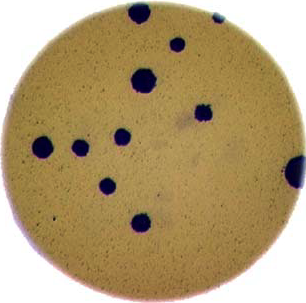
#> input picture data/colonies-01.tif, 306 x 303 px
$ jupyter execute morphometrics_count_bacteria_colonies.ipynb   (shell and % lines are left out)
#> lines starting #> are read from the running program, lines starting #| are printed output that depends on the picture; after the words box and inside, x2 and y2 are one past the last pixel; in counts of white or black regions, pixels touching at a corner belong together
[cell 1]
import skimage.io
import matplotlib.pyplot as plt
from skimage.io import imread, imsave
import numpy as np

[cell 2]
colony = imread('data/colonies-01.tif')
#> colony is the input picture: shape (303, 306, 3); mean R, G, B 177.7, 155.8, 113.9
plt.subplots()
plt.imshow(colony)

[cell 3]
colony_gray = skimage.color.rgb2gray(colony)
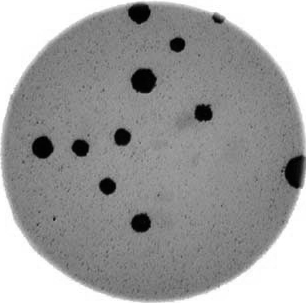
#> colony_gray: shape (303, 306) float64; min 0.00223, max 1, mean 0.617
plt.subplots()
plt.imshow(colony_gray,cmap='gray')

[cell 4]
blurred_image = skimage.filters.gaussian(colony_gray,sigma=0.5)
plt.subplots()
plt.imshow(blurred_image,cmap='gray')

[cell 5]
histogram,bin_edges = np.histogram(blurred_image,bins=256,range=(0,1))
#> histogram = 256 values, max 16778 at index 255, min 0 at index 0, mean 362.2; bin_edges = 257 values from 0 to 1
plt.subplots()
plt.plot(bin_edges[0:-1],histogram)
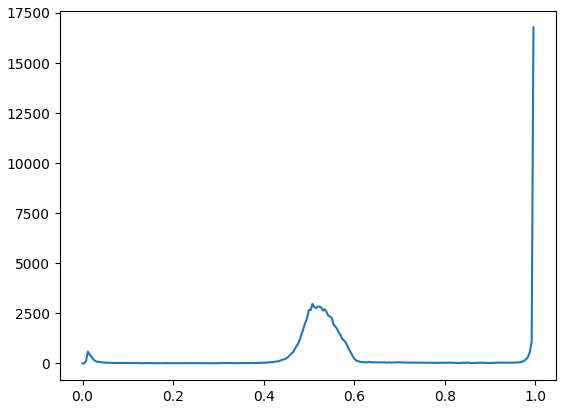
#> figure drawn by matplotlib, 1 panel; curve peaks at x = 0.996, y = 16778

[cell 6]
th = skimage.filters.threshold_multiotsu(blurred_image)
#> th = [0.295, 0.757]
binary_mask = (blurred_image<th[0])
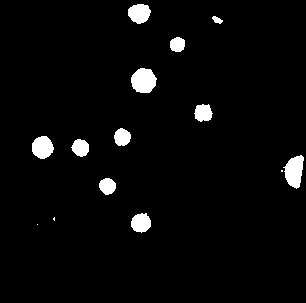
#> binary_mask: shape (303, 306) bool; 3.4% white; 14 white regions (3 under 20 px)
plt.subplots()
plt.imshow(binary_mask,cmap='gray')

[cell 7]
labeled_image, count = skimage.measure.label(binary_mask,
                                                 connectivity=2, return_num=True)
#> labeled_image: shape (303, 306) int32; 15 distinct labels, from 0 to 14
#> count = 14
print(count)
#| 14

[cell 8]
object_features = skimage.measure.regionprops(labeled_image)
#> object_features = 14 regions; largest, box (x1, y1, x2, y2) and area: (131, 68, 157, 93) 499, (283, 155, 304, 189) 468, (32, 136, 54, 159) 384, (128, 4, 151, 24) 348, (131, 213, 151, 233) 305
object_areas = [objf["area"] for objf in object_features]
#> object_areas = [348, 52, 184, 499, 254, 233, 384, 238, 468, 4, 219, 305, 6, 1]
object_areas
#> Out has the same summary as object_areas

[cell 9]
def enhanced_connected_components(filename, sigma=2.0, connectivity=2, min_area=0):
#> called with filename = 'data/colonies-01.tif', sigma = 1, connectivity = 2, min_area = 10
    image = skimage.io.imread(filename)
    gray_image = skimage.color.rgb2gray(image)
    blurred_image = skimage.filters.gaussian(gray_image, sigma=sigma)
    th = skimage.filters.threshold_multiotsu(blurred_image)
#> th = [0.302, 0.754]
    binary_mask = (blurred_image<th[0])
#> binary_mask: shape (303, 306) bool; 3.5% white; 12 white regions (1 under 20 px), largest, box (x1, y1, x2, y2) and area: (131, 68, 157, 93) 503, (284, 155, 304, 189) 479, (32, 136, 54, 159) 390
    # plt.subplots()
    # plt.imshow(binary_mask,cmap='gray')
    object_mask = skimage.morphology.remove_small_objects(binary_mask,min_area)
    labeled_image, count = skimage.measure.label(object_mask,
                                                 connectivity=connectivity, return_num=True)
#> labeled_image: shape (303, 306) int32; 12 distinct labels, from 0 to 11
#> count = 11
    return labeled_image, count

[cell 10]
sigma = 1
connectivity = 2
min_area = 10
labeled_image, count = enhanced_connected_components(filename="data/colonies-01.tif", sigma=sigma,
                                                     connectivity=connectivity, min_area=min_area)
#> count = 11
colored_label_image = skimage.color.label2rgb(labeled_image, bg_label=0)
print("Found", count, "objects in the image.")
#| Found 11 objects in the image.
fig, ax = plt.subplots()
plt.imshow(colored_label_image)

[cell 11]
image_path = 'data/colonies-02.tif'
labeled_image, count = enhanced_connected_components(filename=image_path, sigma=sigma,
                                                     connectivity=1, min_area=min_area)
#> call 2 of enhanced_connected_components, with filename = 'data/colonies-02.tif', sigma = 1, connectivity = 1, min_area = 10
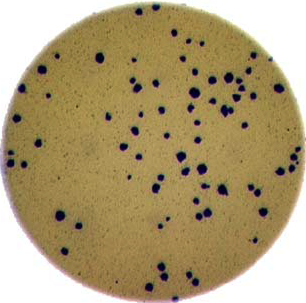
#> input picture data/colonies-02.tif, 306 x 303 px
#> in enhanced_connected_components, image is the input picture: shape (303, 306, 3); mean R, G, B 174.7, 157.2, 117.5
#> in enhanced_connected_components (call 2), `gray_image = skimage.color.rgb2gray(image)`:
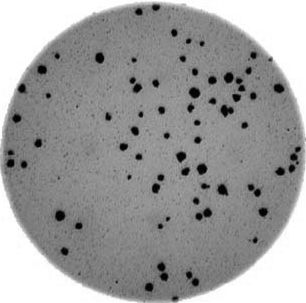
#> gray_image: shape (303, 306) float64; min 0.000283, max 1, mean 0.62
#> in enhanced_connected_components (call 2), `th = skimage.filters.threshold_multiotsu(blurred_image)`: th = [0.354, 0.755]
#> in enhanced_connected_components (call 2), `binary_mask = (blurred_image<th[0])`: binary_mask: shape (303, 306) bool; 4.4% white; 68 white regions (4 under 20 px), largest, box (x1, y1, x2, y2) and area: (157, 262, 169, 282) 147, (195, 208, 212, 221) 126, (6, 149, 15, 168) 122
#> in enhanced_connected_components (call 2), `labeled_image, count = skimage.measure.label(object_mask, connectivity..`:
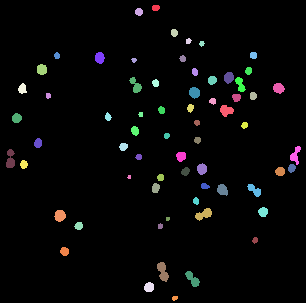
#> labeled_image: shape (303, 306) int32; 67 distinct labels, from 0 to 66; one colour per label, 0 black
#> in enhanced_connected_components (call 2), `labeled_image, count = skimage.measure.label(object_mask, connectivity..`: count = 66
#> count = 66
colored_label_image = skimage.color.label2rgb(labeled_image, bg_label=0)
print("Found", count, "objects in the image.")
#| Found 66 objects in the image.
fig, ax = plt.subplots(2)
image = imread(image_path)
ax[0].imshow(image)
ax[1].imshow(colored_label_image)

[cell 12]
image_path = 'data/colonies-03.tif'
labeled_image, count = enhanced_connected_components(filename=image_path, sigma=sigma,
                                                     connectivity=connectivity, min_area=min_area)
#> call 3 of enhanced_connected_components, with filename = 'data/colonies-03.tif', sigma = 1, connectivity = 2, min_area = 10
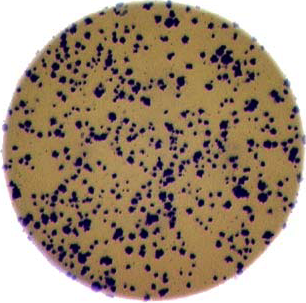
#> input picture data/colonies-03.tif, 306 x 303 px
#> in enhanced_connected_components, image is the input picture: shape (303, 306, 3); mean R, G, B 161.7, 141.7, 119.8
#> in enhanced_connected_components (call 3), `blurred_image = skimage.filters.gaussian(gray_image, sigma=sigma)`:
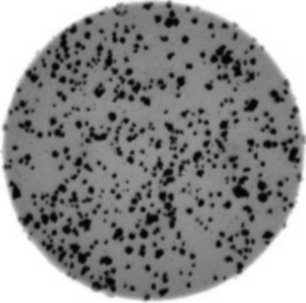
#> blurred_image: shape (303, 306) float64; min 0.015, max 1, mean 0.566
#> in enhanced_connected_components (call 3), `th = skimage.filters.threshold_multiotsu(blurred_image)`: th = [0.348, 0.74]
#> in enhanced_connected_components (call 3), `binary_mask = (blurred_image<th[0])`: binary_mask: shape (303, 306) bool; 15.8% white; 300 white regions (103 under 20 px), largest, box (x1, y1, x2, y2) and area: (210, 45, 243, 77) 459, (158, 191, 176, 229) 340, (69, 243, 91, 276) 333
#> in enhanced_connected_components (call 3), `labeled_image, count = skimage.measure.label(object_mask, connectivity..`:
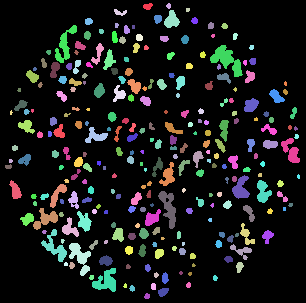
#> labeled_image: shape (303, 306) int32; 267 distinct labels, from 0 to 266; one colour per label, 0 black
#> in enhanced_connected_components (call 3), `labeled_image, count = skimage.measure.label(object_mask, connectivity..`: count = 266
#> count = 266
colored_label_image = skimage.color.label2rgb(labeled_image, bg_label=0)
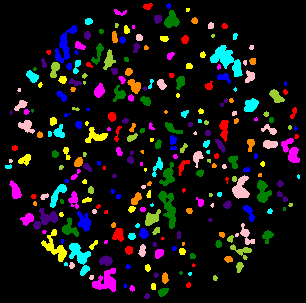
#> colored_label_image: shape (303, 306, 3) float64; mean R, G, B 0.0829, 0.0755, 0.0756
print("Found", count, "objects in the image.")
#| Found 266 objects in the image.
fig, ax = plt.subplots(2)
image = imread(image_path)
ax[0].imshow(image)
ax[1].imshow(colored_label_image)
